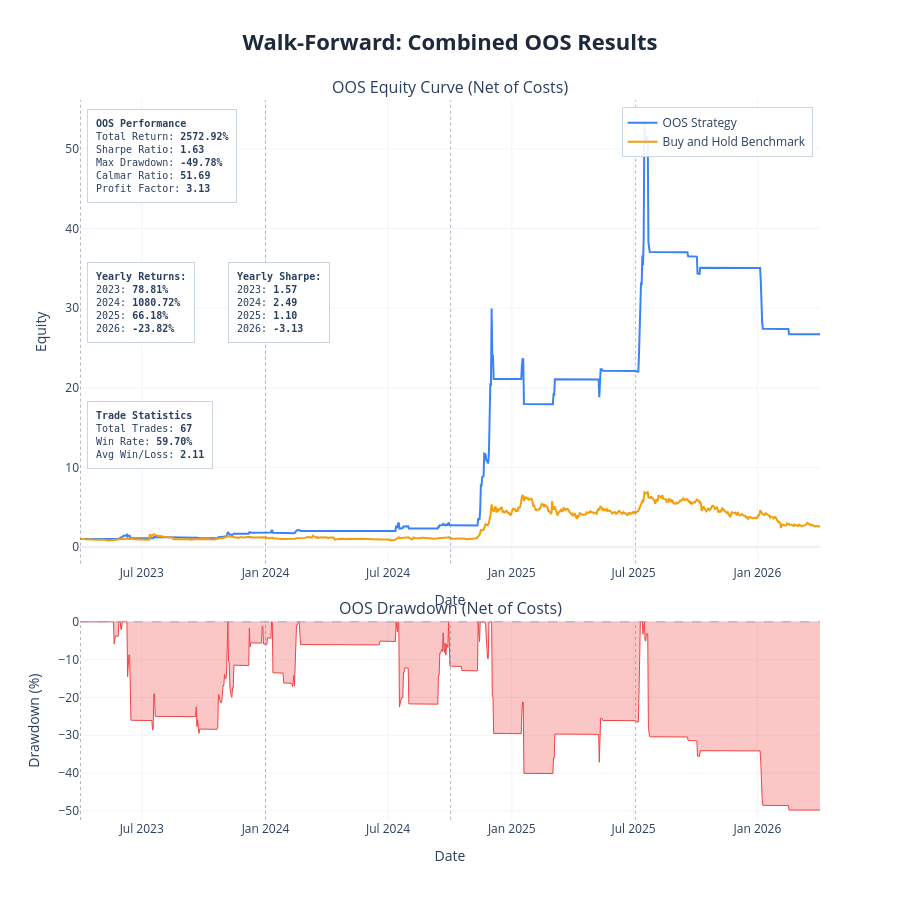

The notebook cell this image was saved under:
### Markdown cell above
---
## Results Charts and Cost Stress Test

| Parameter | Description | Default |
|---|---|---|
| `show_fold_perf` | IS vs OOS bars for return, Sharpe, drawdown per fold | `False` |
| `show_param_evol` | Parameter evolution across folds with ±1 std bands | `False` |
| `show_oos_equity` | Combined OOS equity curve + drawdown with fold boundaries | `True` |
| `show_trades` | Overlay entry/exit markers on OOS equity chart | `False` |
| `benchmark_data` | DataFrame with `Close` column for buy & hold comparison | `None` |
| `save_html_dir` | Directory path to save charts as HTML files, or `None` | `None` |

**Cost Stress Test:** re-run the combined OOS backtest at 1×, 1.5×, 2×, 3× the base cost. Fragile strategies collapse; robust ones degrade gradually.

### Code cell
plot_walk_forward_results(
    results          = results,
    param_defs       = PARAM_DEFS,
    fixed_params     = FIXED_PARAMS,
    benchmark_data   = df,
    show             = True,
    save_html_dir    = None,
    show_fold_perf   = False,   # IS vs OOS bars by fold
    show_param_evol  = False,   # parameter evolution across folds
    show_oos_equity  = True,   # combined OOS equity curve
    show_trades      = False,  # trade markers on OOS equity chart
)

# ── transaction cost stress test ──────────────────────────────────────────

if results['oos_combined_df'] is not None:
    cost_df = cost_stress_test(
        oos_combined_df  = results['oos_combined_df'],
        cost_multipliers = (1.0, 1.5, 2.0, 3.0),
        base_cost        = COST,
    )
else:
    print('No combined OOS dataframe — skip cost stress test')

### Figure 1 — Plotly figure (JSON) as saved in the notebook; plotly's stock layout.template omitted (floating-point values rounded to 4 significant figures; data arrays with more than 128 entries replaced by an {"elided": "..."} marker saying what was removed)
{"data": [{"hovertemplate": "<b>OOS Strategy</b><br>Date: %{x}<br>Equity: %{y:.4f}<extra></extra>", "line": {"color": "#3b82f6", "width": 2}, "mode": "lines", "name": "OOS Strategy", "type": "scatter", "x": {"elided": "1100 str values"}, "xaxis": "x", "y": {"elided": "1100 float values"}, "yaxis": "y"}, {"hovertemplate": "<b>Buy and Hold Benchmark</b><br>Date: %{x}<br>Equity: %{y:.4f}<extra></extra>", "line": {"color": "#f59e0b", "width": 2}, "mode": "lines", "name": "Buy and Hold Benchmark", "type": "scatter", "x": {"elided": "1100 str values"}, "xaxis": "x", "y": {"elided": "1100 float values"}, "yaxis": "y"}, {"fill": "tozeroy", "fillcolor": "rgba(239, 68, 68, 0.3)", "hovertemplate": "<b>Drawdown</b><br>Date: %{x}<br>%{y:.2f}%<extra></extra>", "line": {"color": "#ef4444", "width": 1}, "mode": "lines", "name": "Drawdown", "showlegend": false, "type": "scatter", "x": {"elided": "1100 str values"}, "xaxis": "x2", "y": {"elided": "1100 float values"}, "yaxis": "y2"}], "layout": {"annotations": [{"font": {"size": 16}, "showarrow": false, "text": "OOS Equity Curve (Net of Costs)", "x": 0.5, "xanchor": "center", "xref": "paper", "y": 1, "yanchor": "bottom", "yref": "paper"}, {"font": {"size": 16}, "showarrow": false, "text": "OOS Drawdown (Net of Costs)", "x": 0.5, "xanchor": "center", "xref": "paper", "y": 0.276, "yanchor": "bottom", "yref": "paper"}, {"align": "left", "bgcolor": "rgba(255, 255, 255, 0.9)", "bordercolor": "#cbd5e1", "borderpad": 8, "borderwidth": 1, "font": {"family": "monospace", "size": 10}, "showarrow": false, "text": "<b>OOS Performance</b><br>Total Return: <b>2572.92%</b><br>Sharpe Ratio: <b>1.63</b><br>Max Drawdown: <b>-49.78%</b><br>Calmar Ratio: <b>51.69</b><br>Profit Factor: <b>3.13</b>", "x": 0.01, "xanchor": "left", "xref": "x domain", "y": 0.98, "yanchor": "top", "yref": "y domain"}, {"align": "left", "bgcolor": "rgba(255, 255, 255, 0.9)", "bordercolor": "#cbd5e1", "borderpad": 8, "borderwidth": 1, "font": {"family": "monospace", "size": 10}, "showarrow": false, "text": "<b>Yearly Returns:</b><br>2023: <b>78.81%</b><br>2024: <b>1080.72%</b><br>2025: <b>66.18%</b><br>2026: <b>-23.82%</b><br>", "x": 0.01, "xanchor": "left", "xref": "x domain", "y": 0.65, "yanchor": "top", "yref": "y domain"}, {"align": "left", "bgcolor": "rgba(255, 255, 255, 0.9)", "bordercolor": "#cbd5e1", "borderpad": 8, "borderwidth": 1, "font": {"family": "monospace", "size": 10}, "showarrow": false, "text": "<b>Yearly Sharpe:</b><br>2023: <b>1.57</b><br>2024: <b>2.49</b><br>2025: <b>1.10</b><br>2026: <b>-3.13</b><br>", "x": 0.2, "xanchor": "left", "xref": "x domain", "y": 0.65, "yanchor": "top", "yref": "y domain"}, {"align": "left", "bgcolor": "rgba(255, 255, 255, 0.9)", "bordercolor": "#cbd5e1", "borderpad": 8, "borderwidth": 1, "font": {"family": "monospace", "size": 10}, "showarrow": false, "text": "<b>Trade Statistics</b><br>Total Trades: <b>67</b><br>Win Rate: <b>59.70%</b><br>Avg Win/Loss: <b>2.11</b>", "x": 0.01, "xanchor": "left", "xref": "x domain", "y": 0.35, "yanchor": "top", "yref": "y domain"}], "height": 900, "hovermode": "x unified", "legend": {"bgcolor": "rgba(255, 255, 255, 0.9)", "bordercolor": "#cbd5e1", "borderwidth": 1, "x": 0.99, "xanchor": "right", "y": 0.99, "yanchor": "top"}, "shapes": [{"line": {"color": "#94a3b8", "dash": "dash", "width": 1}, "type": "line", "x0": 0, "x1": 1, "xref": "x2 domain", "y0": 0, "y1": 0, "yref": "y2"}, {"line": {"color": "rgba(100,116,139,0.5)", "dash": "dot", "width": 1}, "type": "line", "x0": "2023-04-01 00:00:00", "x1": "2023-04-01 00:00:00", "xref": "x", "y0": 0, "y1": 1, "yref": "y domain"}, {"line": {"color": "rgba(100,116,139,0.5)", "dash": "dot", "width": 1}, "type": "line", "x0": "2023-04-01 00:00:00", "x1": "2023-04-01 00:00:00", "xref": "x2", "y0": 0, "y1": 1, "yref": "y2 domain"}, {"line": {"color": "rgba(100,116,139,0.5)", "dash": "dot", "width": 1}, "type": "line", "x0": "2024-01-01 00:00:00", "x1": "2024-01-01 00:00:00", "xref": "x", "y0": 0, "y1": 1, "yref": "y domain"}, {"line": {"color": "rgba(100,116,139,0.5)", "dash": "dot", "width": 1}, "type": "line", "x0": "2024-01-01 00:00:00", "x1": "2024-01-01 00:00:00", "xref": "x2", "y0": 0, "y1": 1, "yref": "y2 domain"}, {"line": {"color": "rgba(100,116,139,0.5)", "dash": "dot", "width": 1}, "type": "line", "x0": "2024-10-02 00:00:00", "x1": "2024-10-02 00:00:00", "xref": "x", "y0": 0, "y1": 1, "yref": "y domain"}, {"line": {"color": "rgba(100,116,139,0.5)", "dash": "dot", "width": 1}, "type": "line", "x0": "2024-10-02 00:00:00", "x1": "2024-10-02 00:00:00", "xref": "x2", "y0": 0, "y1": 1, "yref": "y2 domain"}, {"line": {"color": "rgba(100,116,139,0.5)", "dash": "dot", "width": 1}, "type": "line", "x0": "2025-07-04 00:00:00", "x1": "2025-07-04 00:00:00", "xref": "x", "y0": 0, "y1": 1, "yref": "y domain"}, {"line": {"color": "rgba(100,116,139,0.5)", "dash": "dot", "width": 1}, "type": "line", "x0": "2025-07-04 00:00:00", "x1": "2025-07-04 00:00:00", "xref": "x2", "y0": 0, "y1": 1, "yref": "y2 domain"}], "showlegend": true, "title": {"font": {"color": "#1E293B", "size": 22}, "text": "<b>Walk-Forward: Combined OOS Results</b>", "x": 0.5, "xanchor": "center"}, "xaxis": {"anchor": "y", "domain": [0, 1], "gridcolor": "#f1f5f9", "gridwidth": 1, "showgrid": true, "title": {"text": "Date"}}, "xaxis2": {"anchor": "y2", "domain": [0, 1], "gridcolor": "#f1f5f9", "gridwidth": 1, "showgrid": true, "title": {"text": "Date"}}, "yaxis": {"anchor": "x", "domain": [0.356, 1], "gridcolor": "#f1f5f9", "gridwidth": 1, "showgrid": true, "title": {"text": "Equity"}}, "yaxis2": {"anchor": "x2", "domain": [0, 0.276], "gridcolor": "#f1f5f9", "gridwidth": 1, "showgrid": true, "title": {"text": "Drawdown (%)"}}}}
